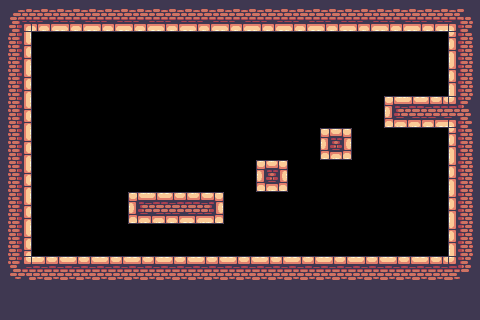

The image is a tile-based game level rendered from a .tmx file. Its description and complete source (layers, tilesets, objects, tile grids) follow:
An orthogonal 15x10 tile map with 32x32 px tiles, 1 tile layer (Background), 3 hidden layers not drawn, 2 tilesets.

<map version="1.10" tiledversion="1.10.2" orientation="orthogonal" renderorder="right-down" width="15" height="10" tilewidth="32" tileheight="32" infinite="0" nextlayerid="6" nextobjectid="1">
 <tileset firstgid="1" source="terrain.tsx" />
 <tileset firstgid="248" source="decorations.tsx" />
 <layer id="2" name="Background" width="15" height="10">
  <data encoding="csv">
27,60,60,60,60,60,60,60,60,60,60,60,60,60,28,
42,0,0,0,0,0,0,0,0,0,0,0,0,0,40,
42,0,0,0,0,0,0,0,0,0,0,0,0,0,40,
42,0,0,0,0,0,0,0,0,0,0,0,97,98,30,
42,0,0,0,0,0,0,0,0,0,101,0,0,0,40,
42,0,0,0,0,0,0,0,101,0,0,0,0,0,40,
42,0,0,0,97,98,99,0,0,0,0,0,0,0,40,
42,0,0,0,0,0,0,0,0,0,0,0,0,0,40,
46,22,22,22,22,22,22,22,22,22,22,22,22,22,47,
41,41,41,41,41,41,41,41,41,41,41,41,41,41,41
</data>
 </layer>
 <layer id="3" name="Decorations" width="15" height="10" visible="0">
  <data encoding="csv">
0,0,0,0,0,0,0,0,0,0,0,0,0,0,0,
0,256,0,0,0,0,0,0,0,0,0,0,0,0,0,
0,263,0,271,272,0,0,0,273,274,0,0,0,0,0,
0,277,0,278,279,0,0,0,280,281,0,0,0,0,0,
0,0,0,0,0,0,0,0,0,0,0,0,256,0,0,
0,0,0,0,0,0,0,0,0,0,0,0,263,0,0,
0,0,0,0,0,0,0,0,0,0,0,0,270,0,0,
0,0,0,0,0,0,0,0,0,0,0,0,0,0,0,
0,0,0,0,0,0,0,0,0,0,0,0,0,0,0,
0,0,0,0,0,0,0,0,0,0,0,0,0,0,0
</data>
 </layer>
 <layer id="4" name="Props" width="15" height="10" visible="0">
  <data encoding="csv">
0,0,0,0,0,0,0,0,0,0,0,0,0,0,0,
0,0,0,0,0,0,0,0,0,0,0,0,0,0,0,
0,0,0,0,0,0,0,0,0,0,0,0,0,0,0,
0,0,0,0,0,0,0,0,0,0,0,264,0,0,0,
0,0,0,0,0,0,0,0,0,264,0,0,0,0,0,
0,0,0,0,0,0,0,264,0,0,0,0,0,0,0,
0,0,0,260,0,0,0,0,0,0,0,0,0,0,0,
0,0,0,260,0,0,0,0,0,0,0,0,0,0,0,
0,0,0,0,0,0,0,0,0,0,0,0,0,0,0,
0,0,0,0,0,0,0,0,0,0,0,0,0,0,0
</data>
 </layer>
 <layer id="5" name="Foreground" width="15" height="10" visible="0">
  <data encoding="csv">
155,155,155,155,155,155,155,155,155,155,155,155,155,155,155,
155,135,136,136,136,136,136,136,136,136,136,136,136,137,155,
155,154,155,155,155,155,155,155,155,155,155,141,174,175,155,
155,154,155,155,155,155,155,155,155,141,174,202,155,155,155,
155,154,155,155,155,155,155,141,174,202,155,220,136,137,155,
155,154,155,141,174,174,174,202,155,220,136,161,155,156,155,
155,154,155,156,155,155,155,220,136,161,155,155,155,156,155,
155,173,174,217,212,212,212,218,174,174,174,174,174,175,155,
155,155,155,155,155,155,155,155,155,155,155,155,155,155,155,
155,155,155,155,155,155,155,155,155,155,155,155,155,155,155
</data>
 </layer>
</map>
